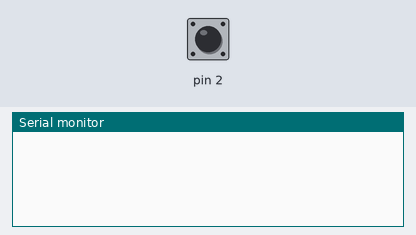
Simulated run of this sketch. Board: Arduino Uno, built with avr-gcc and run on an emulated ATmega328P. On the bench: the last lines printed to the serial monitor. Inputs (shaded band) come from the test bench; at power-on: pin 2 HIGH.

Above: at 1.2 s.
1.3 s: pin 2 driven LOW
At 1.7 s:
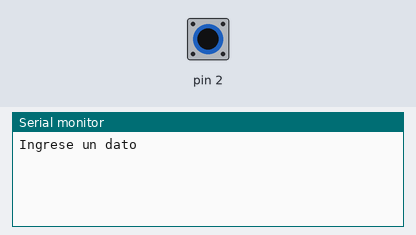
2.8 s: pin 2 pulsed HIGH 2 times (0.12 s each, 0.3 s apart)
At 3.9 s:
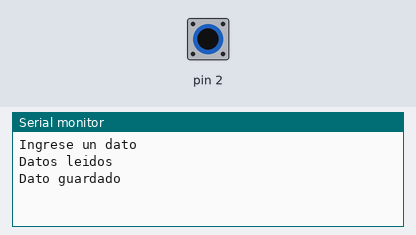
4.9 s: pin 2 pulsed HIGH 5 times (0.12 s each, 0.3 s apart)
At 7.4 s:
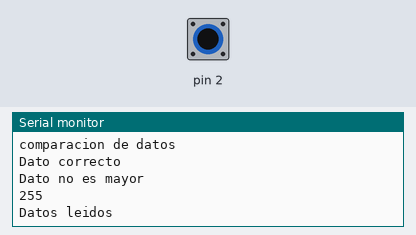

Measured:
- after the input at 1.3 s, the serial monitor: prints a new line at once (image 1)
- after the input at 2.8 s, the serial monitor: prints a new line after 0.12 s (image 2)
- after the input at 4.9 s, the serial monitor: prints a new line after 0.12 s (image 3)

The sketch:

Herdoiza_Adriana_DeberEEPROM.ino
```cpp
#include <EEPROM.h>  //libreria memoria EEPROM

#include <EEPROM.h>

/*
 * UNIVERSIDAD TÉCNICA DEL NORTE
 *      FICA-CIERCOM
 * NOMBRE:Adriana Herdoíza
 * FECHA: 15-01-2019
 * TEMA: EEPROM
 */

 //int valor=0;  //variable
 int interrupcion;    //variable para la interrupcion
 int funcionamiento;  //variable para todo el funcionamiento del programa
 int variable=0;  //
 String dato;  //variable para guardar los datos ingresados
void setup() {
  Serial.begin(9600);  //inicializacion del serial
  attachInterrupt(0,control,FALLING);  //interrupción

}

void loop() {  //empieza con el funcionamiento en 2
  if(funcionamiento==2) {
    if(Serial.available() > 0) {  //ingreso de datos
      dato=Serial.readString();  //lectura del dato como string
    }
  }

}

void control() {  //control del funcionamiento con los diferentes casos

    switch (funcionamiento)  //
    {
      case 0:
      Serial.println("Ingrese un dato");  //caso 0 para ingresar un dato

        funcionamiento++;  //el funcionamiento se aumenta en uno
        break;
      case 1:  //caso uno para leer los datos
        Serial.println("Datos leidos");
       //if(Serial.available() > 0) {
        //dato=Serial.readString();
      // }
        // Serial.println(dato);
        funcionamiento++;  //se aumenta en uno el funcionamiento
        break;

        case 2:  //caso dos para  guardar el dato
      Serial.println("Dato guardado");

        funcionamiento++;  //funcionamiento aumenta en uno para seguir corriendo
        break;

        case 3:  //caso tres para comparación de datos
       Serial.println("comparacion de datos");
       metodo();  //llamo al método
        funcionamiento++;  //el funcionamiento aumenta en uno
        break;

           case 4:  //caso cuatro el funcionamiento vuelve a cero
           funcionamiento=0;
           break;

    }
    }

 void metodo() {  //método para comprobación de datos
  if(dato.toInt()>=0&&dato.toInt()<255){  //para realizar la comparación en cuanto al rango, primeramente se debe convertir el dato que esta como string a entero
    Serial.println("Dato correcto");  //se imprime el el mensaje para demostrar que el dato está dentro del rango
    if(dato.toInt()>EEPROM.read(0)){  //se compara el dato guardado en la memoria EEPROM con el dato que se ingresa
      EEPROM.update(0,dato.toInt());   //si cumple con los parámetros y si el dato si es mayor al ingresado anteriormente, el nuevo dato ingresado se reemplaza y se guarda

    }  else
    {
      Serial.println("Dato no es mayor");  //caso contrario, el bota el siguiente mensaje
      Serial.println(EEPROM.read(0));  //se escribe el dato que está en la memoria
      funcionamiento=0;  //el funcionamiento vuelve a cero
    }


  }  else
    {
      Serial.println("Dato fuera del rango"); //si es que el valor no cumple con los parámetros de rango se escribe el mensaje
    }

 }
```
